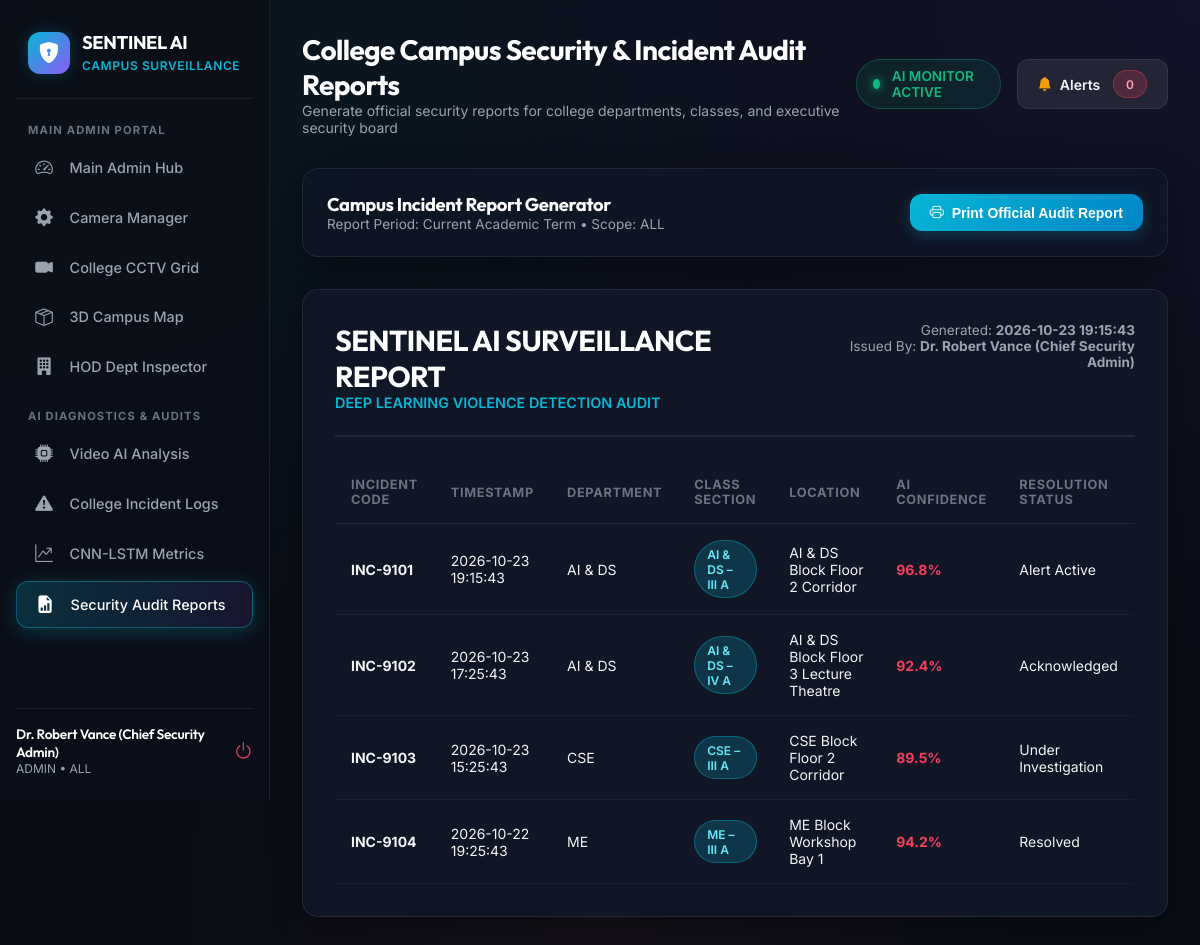
The app's page /reports (signed in) with its own data.
### tables this page shows
CREATE TABLE incidents (
        id INTEGER PRIMARY KEY AUTOINCREMENT,
        incident_code TEXT UNIQUE NOT NULL,
        timestamp TEXT NOT NULL,
        camera_id TEXT NOT NULL,
        department TEXT NOT NULL,
        class_section TEXT NOT NULL,
        location TEXT NOT NULL,
        confidence_score REAL NOT NULL,
        evidence_image TEXT NOT NULL,
        status TEXT NOT NULL DEFAULT 'Alert Active',
        acknowledged_by TEXT,
        notes TEXT
    );

### app.py (the view)
    def wrapper(*args, **kwargs):
        if 'user_id' not in session:
            return redirect(url_for('login'))
        return f(*args, **kwargs)

### app.py (called while the page is built)
def hod_required(f):
    def wrapper(*args, **kwargs):
        if 'user_id' not in session:
            return redirect(url_for('login'))
        return f(*args, **kwargs)
    wrapper.__name__ = f.__name__
    return wrapper

@app.route('/reports')
@hod_required
def reports():
    conn = get_db_connection()
    role = session.get('role')
    user_dept = session.get('department')
    if role == 'admin':
        incidents = conn.execute("SELECT * FROM incidents ORDER BY timestamp DESC").fetchall()
    else:
        incidents = conn.execute("SELECT * FROM incidents WHERE department = ? ORDER BY timestamp DESC", (user_dept,)).fetchall()
    conn.close()
    return render_template('reports.html', incidents=incidents)

### database.py (called while the page is built)
def get_db_connection():
    conn = sqlite3.connect(DB_PATH, timeout=30.0)
    conn.row_factory = sqlite3.Row
    return conn

### templates/reports.html (shortened to what this page needs)
{% extends 'base.html' %}
{% block page_title %}College Campus Security & Incident Audit Reports{% endblock %}
{% block page_subtitle %}Generate official security reports for college departments, classes, and executive security board{% endblock %}
{% block content %}
<div class="glass-panel" style="padding: 1.5rem; margin-bottom: 2rem; display: flex; justify-content: space-between; align-items: center; flex-wrap: wrap; gap: 1rem;">
    <div>
        <h3 style="font-size: 1.15rem; color: #fff;">Campus Incident Report Generator</h3>
        <p style="font-size: 0.85rem; color: var(--text-muted);">Report Period: Current Academic Term &bull; Scope: {{ session.get('department', 'College-Wide') }}</p>
    </div>
    <div>
        <button onclick="window.print()" class="btn btn-primary">
            <i class="bi bi-printer"></i> Print Official Audit Report
        </button>
    </div>
</div>
<div class="glass-panel" style="padding: 2rem; background: rgba(17, 24, 39, 0.9);">
    <div style="border-bottom: 2px solid var(--glass-border); padding-bottom: 1.5rem; margin-bottom: 1.5rem; display: flex; justify-content: space-between; align-items: flex-start;">
        <div>
            <h1 style="font-size: 1.8rem; color: #fff;">SENTINEL AI SURVEILLANCE REPORT</h1>
            <p style="color: var(--color-primary); font-weight: 600; font-size: 0.9rem;">DEEP LEARNING VIOLENCE DETECTION AUDIT</p>
        </div>
        <div style="text-align: right; font-size: 0.85rem; color: var(--text-muted);">
            <p>Generated: <strong>{{ incidents[0].timestamp if incidents else '2026-10-06' }}</strong></p>
            <p>Issued By: <strong>{{ session.get('full_name') }}</strong></p>
        </div>
    </div>
    <div class="table-responsive">
        <table class="custom-table">
            <thead>
                <tr>
                    <th>Incident Code</th>
                    <th>Timestamp</th>
                    <th>Department</th>
                    <th>Class Section</th>
                    <th>Location</th>
                    <th>AI Confidence</th>
                    <th>Resolution Status</th>
                </tr>
            </thead>
            <tbody>
                {% for inc in incidents %}
                <tr>
                    <td><strong>{{ inc.incident_code }}</strong></td>
                    <td>{{ inc.timestamp }}</td>
                    <td>{{ inc.department }}</td>
                    <td><span class="badge badge-info">{{ inc.class_section }}</span></td>
                    <td>{{ inc.location }}</td>
                    <td><strong style="color: var(--color-danger);">{{ inc.confidence_score }}%</strong></td>
                    <td>{{ inc.status }}</td>
                </tr>
                {% else %}
                <tr>
                    <td colspan="7" style="text-align: center; color: var(--text-muted); padding: 2rem;">No incidents recorded in audit log.</td>
                </tr>
                {% endfor %}
            </tbody>
        </table>
    </div>
</div>
{% endblock %}

### static/css/style.css (style rules this page uses)
:root { --bg-dark: #090d16; --bg-card: rgba(17, 24, 39, 0.7); --bg-card-hover: rgba(30, 41, 59, 0.8); --glass-border: rgba(255, 255, 255, 0.08); --glass-border-glow: rgba(6, 182, 212, 0.4); --color-primary: #06b6d4; --color-primary-glow: rgba(6, 182, 212, 0.25); --color-secondary: #8b5cf6; --color-success: #10b981; --color-warning: #f59e0b; --color-danger: #f43f5e; --color-danger-glow: rgba(244, 63, 94, 0.35); --text-main: #f3f4f6; --text-muted: #9ca3af; --text-dim: #6b7280; --sidebar-width: 270px; --radius-lg: 16px; --radius-md: 12px; --radius-sm: 8px; --transition-smooth: all 0.25s cubic-bezier(0.4, 0, 0.2, 1); }
* { box-sizing: border-box; margin: 0; padding: 0; }
body { font-family: 'Inter', -apple-system, BlinkMacSystemFont, sans-serif; background-color: var(--bg-dark); background-image: radial-gradient(at 0% 0%, rgba(6, 182, 212, 0.08) 0px, transparent 50%), radial-gradient(at 100% 0%, rgba(139, 92, 246, 0.08) 0px, transparent 50%), radial-gradient(at 50% 100%, rgba(244, 63, 94, 0.05) 0px, transparent 50%); color: var(--text-main); min-height: 100vh; display: flex; overflow-x: hidden; }
h1, h2, h3, h4, h5, h6 { font-family: 'Outfit', sans-serif; letter-spacing: -0.02em; }
.glass-panel { background: var(--bg-card); backdrop-filter: blur(16px); -webkit-backdrop-filter: blur(16px); border: 1px solid var(--glass-border); border-radius: var(--radius-lg); box-shadow: 0 8px 32px 0 rgba(0, 0, 0, 0.37); transition: var(--transition-smooth); }
.badge { padding: 0.35rem 0.75rem; border-radius: 9999px; font-size: 0.75rem; font-weight: 600; display: inline-flex; align-items: center; gap: 0.4rem; }
.badge-info { background: rgba(6, 182, 212, 0.2); color: #67e8f9; border: 1px solid rgba(6, 182, 212, 0.4); }
.btn { padding: 0.65rem 1.25rem; border-radius: var(--radius-md); font-weight: 600; font-size: 0.875rem; cursor: pointer; border: none; display: inline-flex; align-items: center; gap: 0.5rem; transition: var(--transition-smooth); text-decoration: none; }
.btn-primary { background: linear-gradient(135deg, var(--color-primary), #0284c7); color: #fff; box-shadow: 0 4px 15px var(--color-primary-glow); }
.table-responsive { overflow-x: auto; }
.custom-table { width: 100%; border-collapse: collapse; text-align: left; }
.custom-table th { padding: 1rem; font-size: 0.8rem; font-weight: 700; text-transform: uppercase; color: var(--text-dim); border-bottom: 1px solid var(--glass-border); letter-spacing: 0.05em; }
.custom-table td { padding: 1rem; font-size: 0.875rem; color: var(--text-main); border-bottom: 1px solid rgba(255, 255, 255, 0.04); }

### records on screen
incidents: timestamp "2026-10-23 19:15:43", incident_code "INC-9101", department "AI & DS", class_section "AI & DS – III A", location "AI & DS Block Floor 2 Corridor", confidence_score "96.8", status "Alert Active"
incidents: incident_code "INC-9102", timestamp "2026-10-23 17:25:43", department "AI & DS", class_section "AI & DS – IV A", location "AI & DS Block Floor 3 Lecture Theatre", confidence_score "92.4", status "Acknowledged"
incidents: incident_code "INC-9103", timestamp "2026-10-23 15:25:43", department "CSE", class_section "CSE – III A", location "CSE Block Floor 2 Corridor", confidence_score "89.5", status "Under Investigation"
incidents: incident_code "INC-9104", timestamp "2026-10-22 19:25:43", department "ME", class_section "ME – III A", location "ME Block Workshop Bay 1", confidence_score "94.2", status "Resolved"

### other values on screen
{{ session.get('full_name', 'Authorized User') }} "Dr. Robert Vance (Chief Security Admin)"
{{ session.get('role', 'User') | upper }} "ADMIN"
{{ session.get('department', 'College') }} "ALL"
{{ session.get('department', 'College-Wide') }} "ALL"
{{ session.get('full_name') }} "Dr. Robert Vance (Chief Security Admin)"
